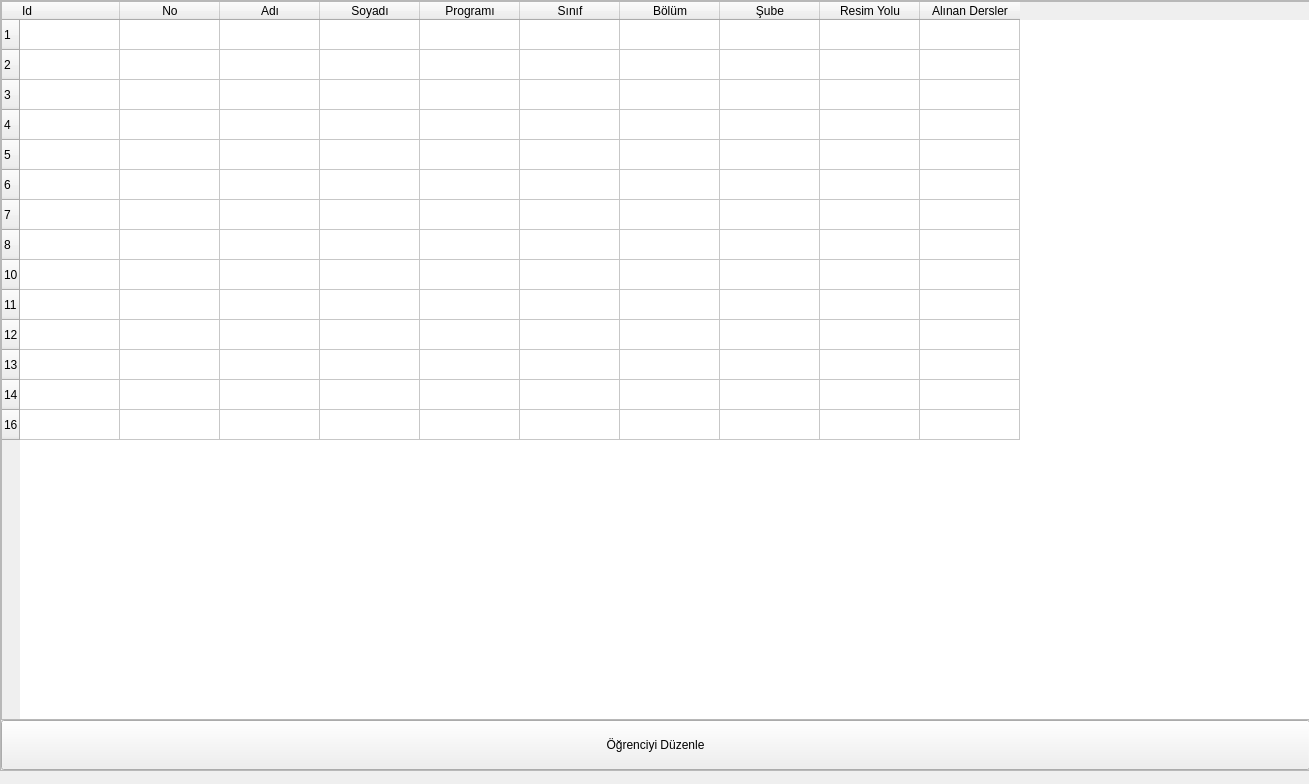
<?xml version="1.0" encoding="UTF-8"?>
<ui version="4.0">
 <class>OgrenciListesiForm</class>
 <widget class="QWidget" name="OgrenciListesiForm">
  <property name="geometry">
   <rect>
    <x>0</x>
    <y>0</y>
    <width>1309</width>
    <height>784</height>
   </rect>
  </property>
  <property name="windowTitle">
   <string>Form</string>
  </property>
  <widget class="QFrame" name="frame">
   <property name="geometry">
    <rect>
     <x>0</x>
     <y>0</y>
     <width>1311</width>
     <height>771</height>
    </rect>
   </property>
   <property name="styleSheet">
    <string notr="true">QPushButton{
height:42px;
}
QTableWidget{
height:500px;
}</string>
   </property>
   <property name="frameShape">
    <enum>QFrame::StyledPanel</enum>
   </property>
   <property name="frameShadow">
    <enum>QFrame::Raised</enum>
   </property>
   <layout class="QGridLayout" name="gridLayout">
    <property name="leftMargin">
     <number>0</number>
    </property>
    <property name="topMargin">
     <number>0</number>
    </property>
    <property name="rightMargin">
     <number>0</number>
    </property>
    <property name="bottomMargin">
     <number>0</number>
    </property>
    <property name="spacing">
     <number>0</number>
    </property>
    <item row="1" column="0">
     <widget class="QPushButton" name="pushButton">
      <property name="text">
       <string>Öğrenciyi Düzenle</string>
      </property>
     </widget>
    </item>
    <item row="0" column="0">
     <widget class="QTableWidget" name="sinif_listesi">
      <property name="whatsThis">
       <string>&lt;html&gt;&lt;head/&gt;&lt;body&gt;&lt;p&gt;Öğrencilerin Bulunduğu Liste&lt;/p&gt;&lt;/body&gt;&lt;/html&gt;</string>
      </property>
      <property name="styleSheet">
       <string notr="true">selection-background-color: rgb(233, 185, 110);</string>
      </property>
      <property name="editTriggers">
       <set>QAbstractItemView::SelectedClicked</set>
      </property>
      <row>
       <property name="text">
        <string>1</string>
       </property>
      </row>
      <row>
       <property name="text">
        <string>2</string>
       </property>
      </row>
      <row>
       <property name="text">
        <string>3</string>
       </property>
      </row>
      <row>
       <property name="text">
        <string>4</string>
       </property>
      </row>
      <row>
       <property name="text">
        <string>5</string>
       </property>
      </row>
      <row>
       <property name="text">
        <string>6</string>
       </property>
      </row>
      <row>
       <property name="text">
        <string>7</string>
       </property>
      </row>
      <row>
       <property name="text">
        <string>8</string>
       </property>
      </row>
      <row>
       <property name="text">
        <string>10</string>
       </property>
      </row>
      <row>
       <property name="text">
        <string>11</string>
       </property>
      </row>
      <row>
       <property name="text">
        <string>12</string>
       </property>
      </row>
      <row>
       <property name="text">
        <string>13</string>
       </property>
      </row>
      <row>
       <property name="text">
        <string>14</string>
       </property>
      </row>
      <row>
       <property name="text">
        <string>16</string>
       </property>
      </row>
      <column>
       <property name="text">
        <string>Id</string>
       </property>
       <property name="font">
        <font>
         <kerning>false</kerning>
        </font>
       </property>
       <property name="textAlignment">
        <set>AlignLeading|AlignVCenter</set>
       </property>
      </column>
      <column>
       <property name="text">
        <string>No</string>
       </property>
      </column>
      <column>
       <property name="text">
        <string>Adı</string>
       </property>
       <property name="font">
        <font>
         <stylestrategy>PreferDefault</stylestrategy>
         <kerning>false</kerning>
        </font>
       </property>
       <property name="foreground">
        <brush brushstyle="SolidPattern">
         <color alpha="255">
          <red>0</red>
          <green>0</green>
          <blue>0</blue>
         </color>
        </brush>
       </property>
      </column>
      <column>
       <property name="text">
        <string>Soyadı</string>
       </property>
      </column>
      <column>
       <property name="text">
        <string>Programı</string>
       </property>
      </column>
      <column>
       <property name="text">
        <string>Sınıf</string>
       </property>
      </column>
      <column>
       <property name="text">
        <string>Bölüm</string>
       </property>
      </column>
      <column>
       <property name="text">
        <string>Şube</string>
       </property>
      </column>
      <column>
       <property name="text">
        <string>Resim Yolu</string>
       </property>
      </column>
      <column>
       <property name="text">
        <string>Alınan Dersler</string>
       </property>
      </column>
     </widget>
    </item>
   </layout>
  </widget>
 </widget>
 <resources/>
 <connections/>
</ui>
